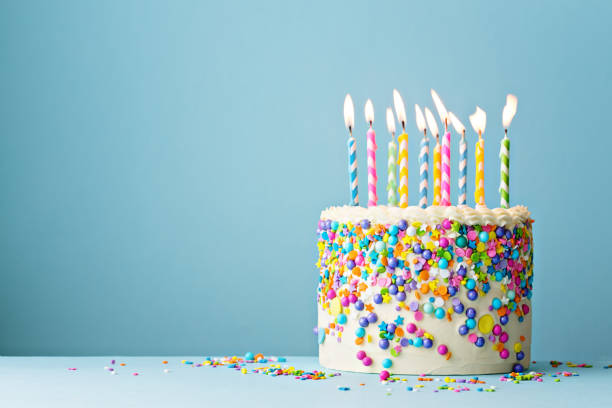
#> input picture hbd.jpg, 612 x 408 px
$ python visualize.py
#> lines starting #> are read from the running program, lines starting #| are printed output that depends on the picture
import numpy as np
import matplotlib.pyplot as plt


def smooth(Fdrawing, M):
    # use M frequencies to reconstruct drawing
    # this means frequencies from -M to +M (=2*M + 1), in fact
#> called with Fdrawing = array of shape (256,), M = 100
    freqs = np.fft.fftfreq(Fdrawing.size, d=1/Fdrawing.size)
    print(freqs[:10])

    times = np.linspace(0, 1, 10*Fdrawing.size)

    complexCircles = np.zeros((2*M+1, times.size), dtype=np.complex64)
    for nu in range(-M, M+1):
        # value of a single exponent on all time points
        complexCircles[nu, :] = Fdrawing[nu] * np.exp(1j*2*np.pi*nu*times)

    smoothDrawing = np.sum(complexCircles, axis=0)/Fdrawing.size

    fig = plt.figure(frameon=False)
    ax = fig.add_axes([0, 0, 1, 1])
    ax.axis('off')

    img = plt.imread("hbd.jpg")
#> img is the input picture: shape (408, 612, 3); mean R, G, B 147.7, 186.9, 196.1
    ax.imshow(img, extent=[-1.5, 1.5, -1, 1])
    ax.plot(smoothDrawing.real, smoothDrawing.imag, 'r')

    plt.show()
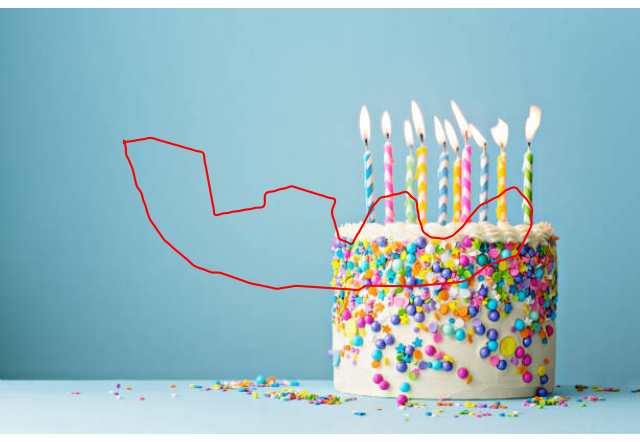
#> figure drawn by matplotlib, 1 panel


if __name__ == "__main__":
    print("Hello visualize.py")
    smooth(np.loadtxt("output.dat", dtype=np.complex64), 100)
